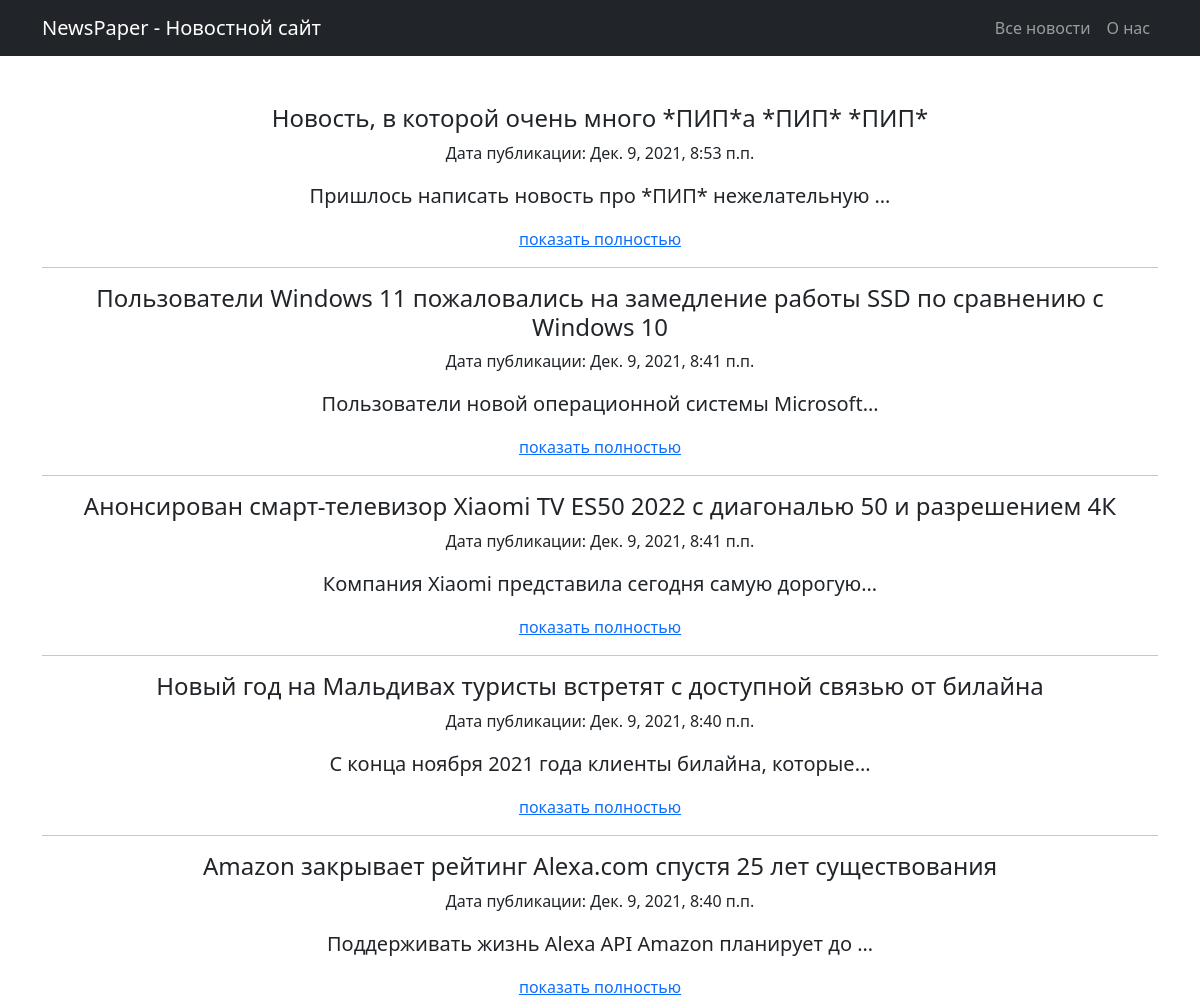
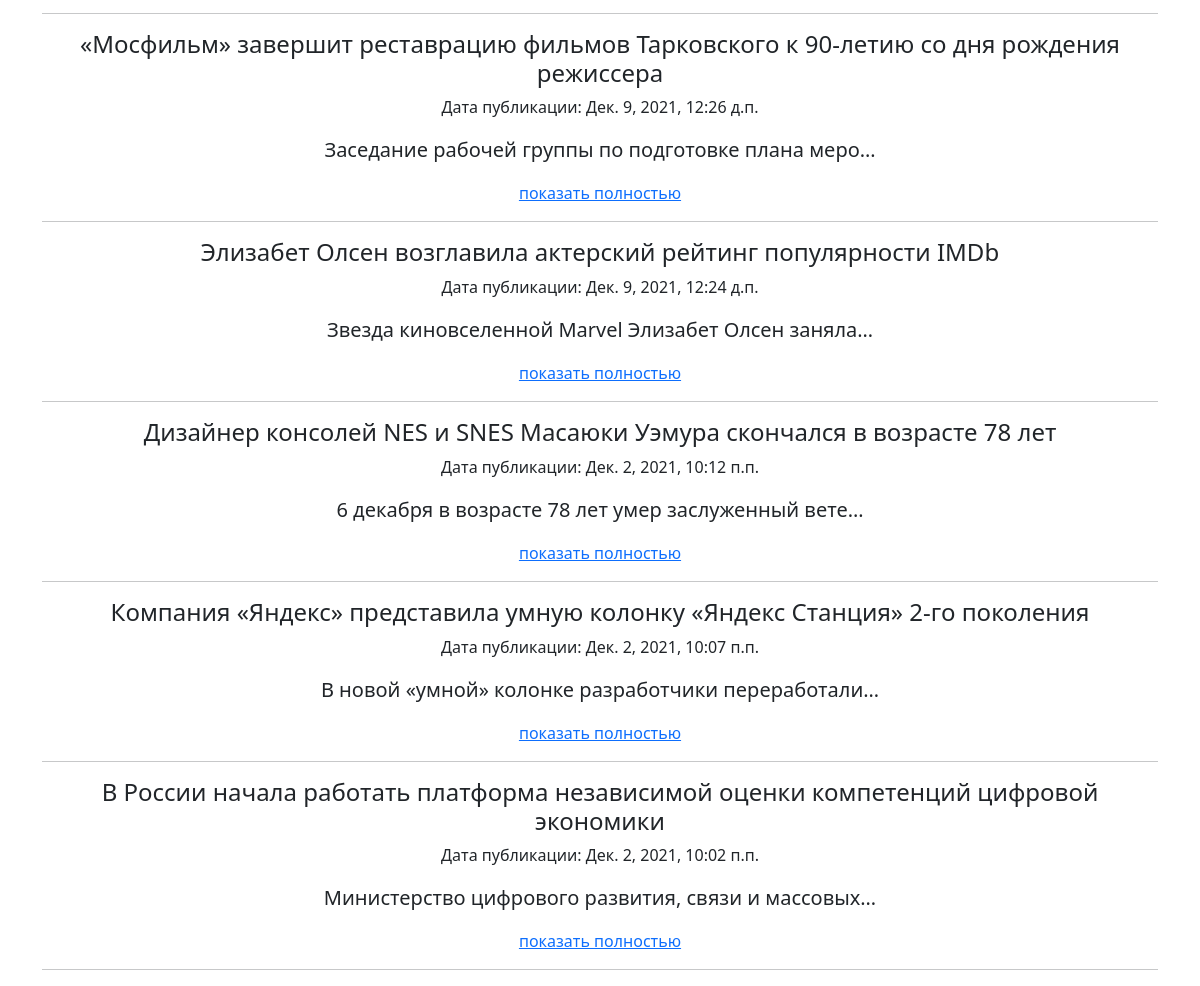
Page /news/ on the committed database (2 pictures, top to bottom).
### news/models.py (models this page shows, shortened)
class Post(models.Model):
    author = models.ForeignKey(Author, on_delete=models.CASCADE)
    NEWS = 'NW'
    ARTICLE = 'AR'
    CATEGORY_CHOICES = (
        (NEWS, 'Новость'),
        (ARTICLE, 'Статья')
    )
    categoryType = models.CharField(max_length=2, choices=CATEGORY_CHOICES, default=ARTICLE)
    dateCreation = models.DateTimeField(auto_now_add=True)
    postCategory = models.ManyToManyField(Category, through='PostCategory')
    title = models.CharField(max_length=128)
    text = models.TextField()
    rating = models.SmallIntegerField(default=0)
    class Meta:
        verbose_name = 'Пост'
        verbose_name_plural = 'Посты'
    def get_absolute_url(self):
        return reverse('detail', kwargs={'pk': self.pk})

### news/views.py (the view)
# urls.py: path('', include('news.urls')),
def news(request):
    posts = Post.objects.filter(dateCreation__lte=timezone.now()).order_by('-dateCreation')
    return render(request, 'news.html', context={'posts': posts})

### news/templatetags/custom_filters.py (called while the page is built)
@register.filter(name='Censor')
def Censor(value, arg):
    variants = ['mat', 'мат', 'перемат', 'блбл']
    for variant in variants:
        value = value.replace(variant, '*ПИП*')
    return value

### news/templates/news/news.html (shortened to what this page needs)
{% extends 'default.html' %}
{% load custom_filters %}
{% block content %}
    {% if posts %}
        {% for post in posts %}
            <h4>{{ post.title | Censor:"" }} </h4>
            <p>Дата публикации: {{ post.dateCreation }}</p>
            <p class="lead">{{ post.text|truncatechars:50 | Censor:"" }} </p>
            <a href="{{ post.get_absolute_url }}">показать полностью</a>
            <hr>
        {% endfor %}
    {% else %}
        <h2>К сожалению новостей пока нет!!!</h2>
    {% endif %}
{% endblock %}

### news/templates/news/default.html (shortened to what this page needs)
<!DOCTYPE html>
<html lang="en">
    <head>
        {% load static %}
        <link href="{% static 'css/styles.css' %}" rel="stylesheet" />
    </head>
    <body>
        <nav class="navbar navbar-expand-lg navbar-dark bg-dark">
            <div class="container">
                <a class="navbar-brand" href="{% url 'news' %}">NewsPaper - Новостной сайт</a>
                <div class="collapse navbar-collapse" id="navbarSupportedContent">
                    <ul class="navbar-nav ms-auto mb-2 mb-lg-0">
                        <li class="nav-item">
                            <a class="nav-link" href="{% url 'news' %}">Все новости</a>
                        </li>
                        <li class="nav-item">
                            <a class="nav-link" href="{% url 'about' %}">О нас</a>
                        </li>
                    </ul>
                </div>
            </div>
        </nav>
        <div class="container">
            <div class="text-center mt-5">
                    {% block content %}
                    {% endblock %}
            </div>
        </div>
    </body>
</html>

### rows in the picture
Post: title|Censor "Новость, в которой очень много *ПИП*а *ПИП* *ПИП*", dateCreation "Дек. 9, 2021, 8:53 п.п.", text|Censor "Пришлось написать новость про *ПИП* нежелательную …"
Post: title|Censor "Пользователи Windows 11 пожаловались на замедление работы SSD по сравнению с Windows 10", dateCreation "Дек. 9, 2021, 8:41 п.п.", text|Censor "Пользователи новой операционной системы Microsoft…"
Post: title|Censor "Анонсирован смарт-телевизор Xiaomi TV ES50 2022 с диагональю 50 и разрешением 4К", dateCreation "Дек. 9, 2021, 8:41 п.п.", text|Censor "Компания Xiaomi представила сегодня самую дорогую…"
Post: title|Censor "Новый год на Мальдивах туристы встретят с доступной связью от билайна", dateCreation "Дек. 9, 2021, 8:40 п.п.", text|Censor "С конца ноября 2021 года клиенты билайна, которые…"
Post: title|Censor "Amazon закрывает рейтинг Alexa.com спустя 25 лет существования", dateCreation "Дек. 9, 2021, 8:40 п.п.", text|Censor "Поддерживать жизнь Alexa API Amazon планирует до …"
Post: title|Censor "«Мосфильм» завершит реставрацию фильмов Тарковского к 90-летию со дня рождения режиссера", dateCreation "Дек. 9, 2021, 12:26 д.п.", text|Censor "Заседание рабочей группы по подготовке плана меро…"
Post: title|Censor "Элизабет Олсен возглавила актерский рейтинг популярности IMDb", dateCreation "Дек. 9, 2021, 12:24 д.п.", text|Censor "Звезда киновселенной Marvel Элизабет Олсен заняла…"
Post: title|Censor "Дизайнер консолей NES и SNES Масаюки Уэмура скончался в возрасте 78 лет", dateCreation "Дек. 2, 2021, 10:12 п.п.", text|Censor "6 декабря в возрасте 78 лет умер заслуженный вете…"
Post: title|Censor "Компания «Яндекс» представила умную колонку «Яндекс Станция» 2-го поколения", dateCreation "Дек. 2, 2021, 10:07 п.п.", text|Censor "В новой «умной» колонке разработчики переработали…"
Post: title|Censor "В России начала работать платформа независимой оценки компетенций цифровой экономики", dateCreation "Дек. 2, 2021, 10:02 п.п.", text|Censor "Министерство цифрового развития, связи и массовых…"
